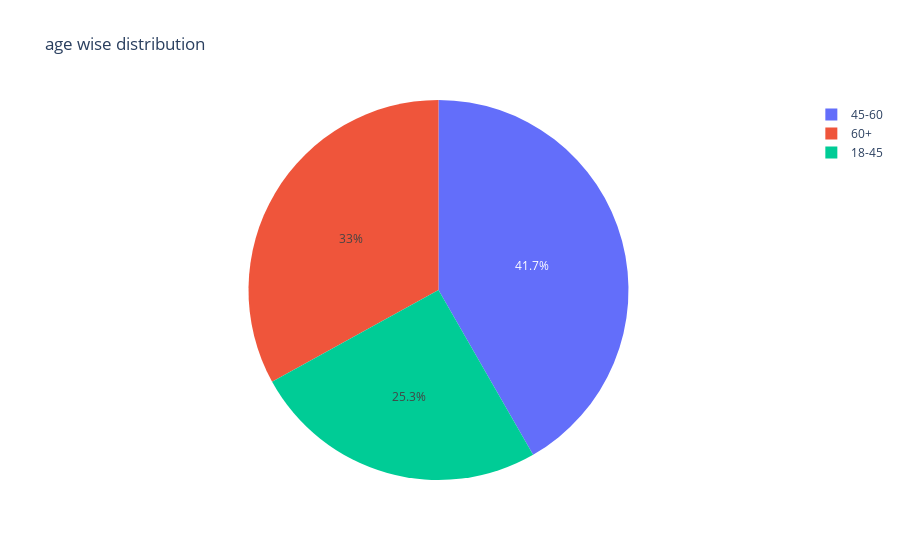

The cell this chart's notebook holds for it:
### Code cell
firstagepi=df_vaccine["18-45 years (Age)"].iloc[142]
secondagepi=df_vaccine["45-60 years (Age)"].iloc[142]
thirdagepi=df_vaccine["60+ years (Age)"].iloc[142]
px.pie(names=["18-45","45-60","60+"],values=[firstagepi,secondagepi,thirdagepi],title="age wise distribution")

### Figure 1 — Plotly figure (JSON) as saved in the notebook; plotly's stock layout.template omitted (floating-point values rounded to 4 significant figures)
{"data": [{"domain": {"x": [0, 1], "y": [0, 1]}, "hovertemplate": "label=%{label}<br>value=%{value}<extra></extra>", "labels": ["18-45", "45-60", "60+"], "legendgroup": "", "name": "", "showlegend": true, "type": "pie", "values": [47233720, 77930082, 61699177]}], "layout": {"legend": {"tracegroupgap": 0}, "title": {"text": "age wise distribution"}, "autosize": true}}
